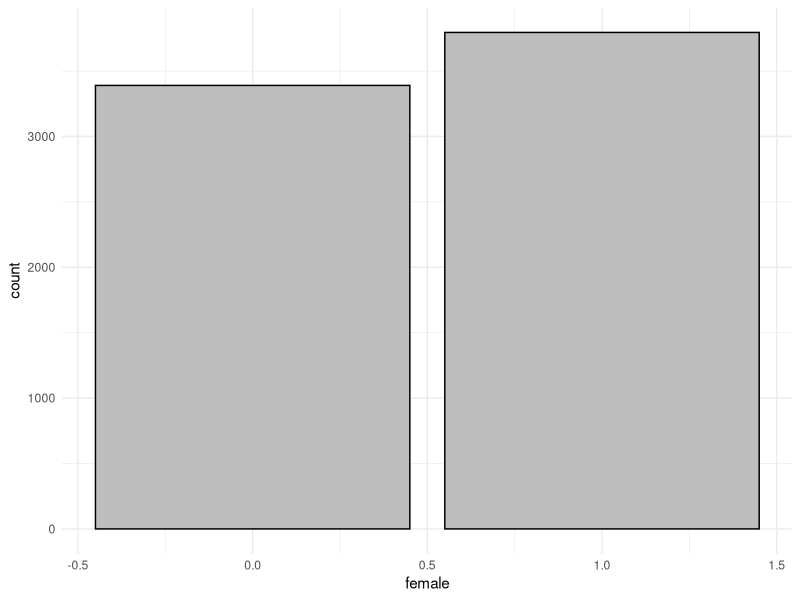
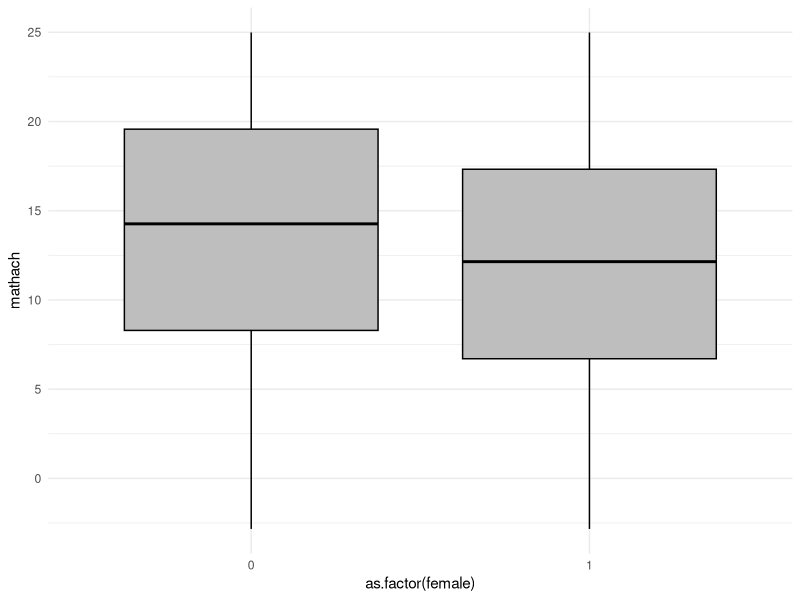
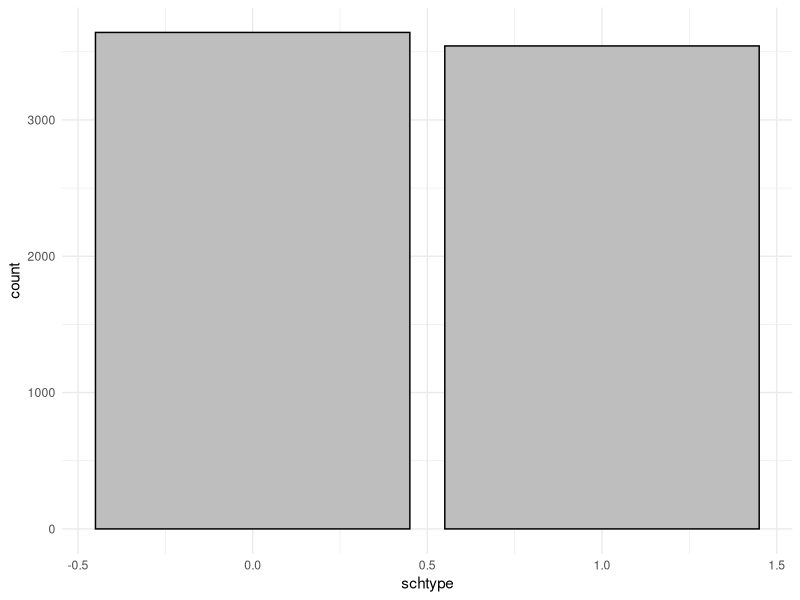
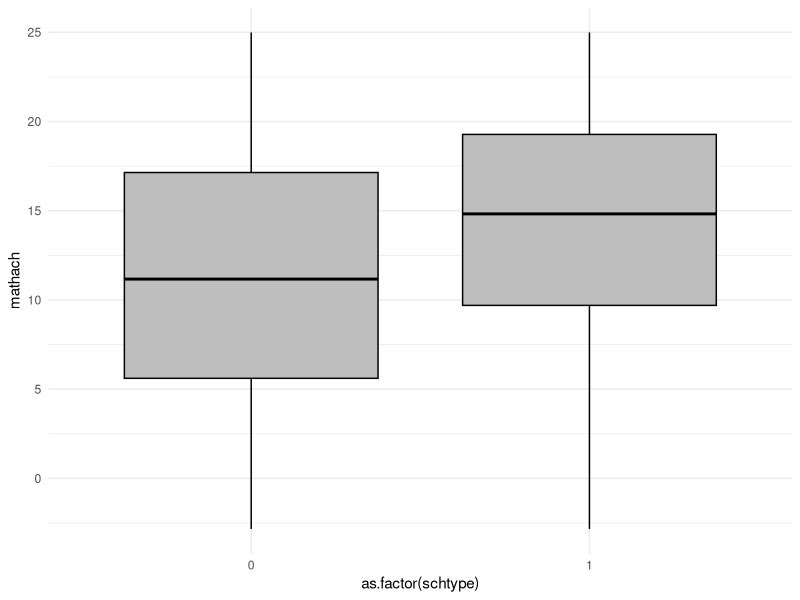

Write R code to recreate these figures, in order.
## ---- chunk 1
knitr::opts_chunk$set(echo = TRUE)
## ---- chunk 2
library(tidyverse)
#install.packages("lme4")
library(lme4)
#install.packages("merTools")
library(merTools) # This is where the data is
## ---- chunk 3
# ?hsb or help(hsb) to learn a bit more about the data.

hsb_data <- hsb

glimpse(hsb_data)
## ---- chunk 4

## ---- chunk 5


# how many distinct schools are there? (pollev.com/sta)

 
## ---- chunk 6

# what is the correlation between ses and math scores for all observations (i.e., not "accounting" for school)?

## ---- chunk 7

## ---- chunk 8

## ---- chunk 9


## ---- chunk 10
hsb_data %>% group_by(female) %>% 
                      summarise(n=n(),
                       mean=mean(mathach),
                       sd=sd(mathach),
                       min = min(mathach),
                       max = max(mathach))

ggplot(data = hsb_data, aes(x=female)) + 
  geom_bar(colour="black", fill="grey") +
  theme_minimal() 

ggplot(data = hsb_data, aes(y=mathach, x=as.factor(female))) + 
  geom_boxplot(colour="black", fill="grey") +
  theme_minimal() 
## ---- chunk 11
hsb_data %>% group_by(schtype) %>% 
                      summarise(n=n(),
                       mean=mean(mathach),
                       median = median(mathach),
                       sd=sd(mathach),
                       min = min(mathach),
                       max = max(mathach))

ggplot(data = hsb_data, aes(x=schtype)) + 
  geom_bar(colour="black", fill="grey") +
  theme_minimal() 

ggplot(data = hsb_data, aes(y=mathach, x=as.factor(schtype))) + 
  geom_boxplot(colour="black", fill="grey") +
  theme_minimal() 
## ---- chunk 12
model1 <- lmer(mathach ~ 1 + (1|schid), REML=FALSE, data=hsb)

# REML - Restricted Maximum Likelihood Estimation

summary(model1)
confint(model1)
## ---- chunk 13
alt_model1 <- lmer(mathach ~ (1|schid), REML=FALSE, data=hsb)
## ---- chunk 14

## ---- chunk 15
model2 <- lmer(mathach ~ 1+ses+(1|schid), REML=FALSE, data=hsb)
alt_model2 <- lmer(mathach ~ ses+(1|schid), REML=FALSE, data=hsb)

summary(model2)
confint(model2)
## ---- chunk 16

## ---- chunk 17
model3 <- lmer(mathach ~ ses+(ses|schid), REML=FALSE, data=hsb)

summary(model3)
confint(model3)
## ---- chunk 18
median(hsb_data$mathach)

hsb_data <- hsb_data %>% 
  mutate(top50math = 
           case_when(mathach>=median(hsb_data$mathach)~1,
                     mathach<median(hsb_data$mathach)~0))
## ---- chunk 19
logmodel1 <- glmer(top50math ~ (1|schid), data=hsb_data, family="binomial")
summary(logmodel1)
confint(logmodel1)
## ---- chunk 20

## ---- chunk 21
logmodel2 <- glmer(top50math ~ female+ses+(1|schid), data=hsb_data, family="binomial")
summary(logmodel2)
confint(logmodel2)
## ---- chunk 22
